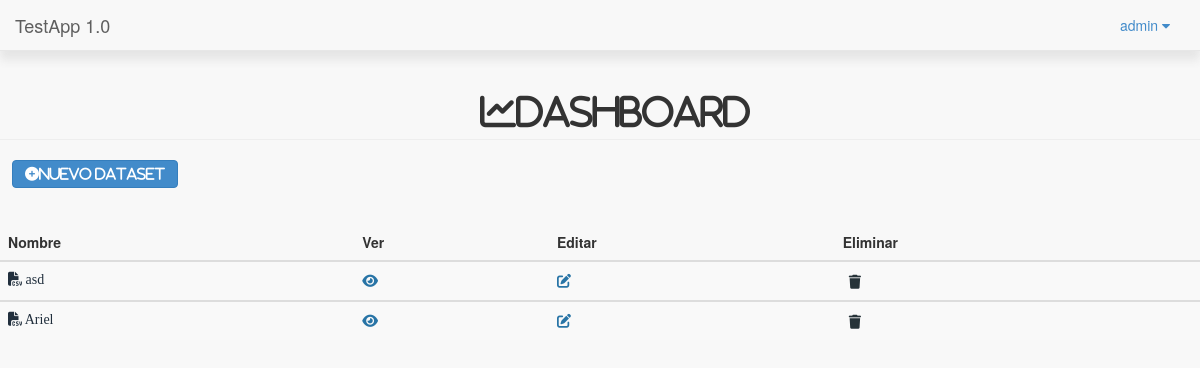
The app's page / (signed in), older data.
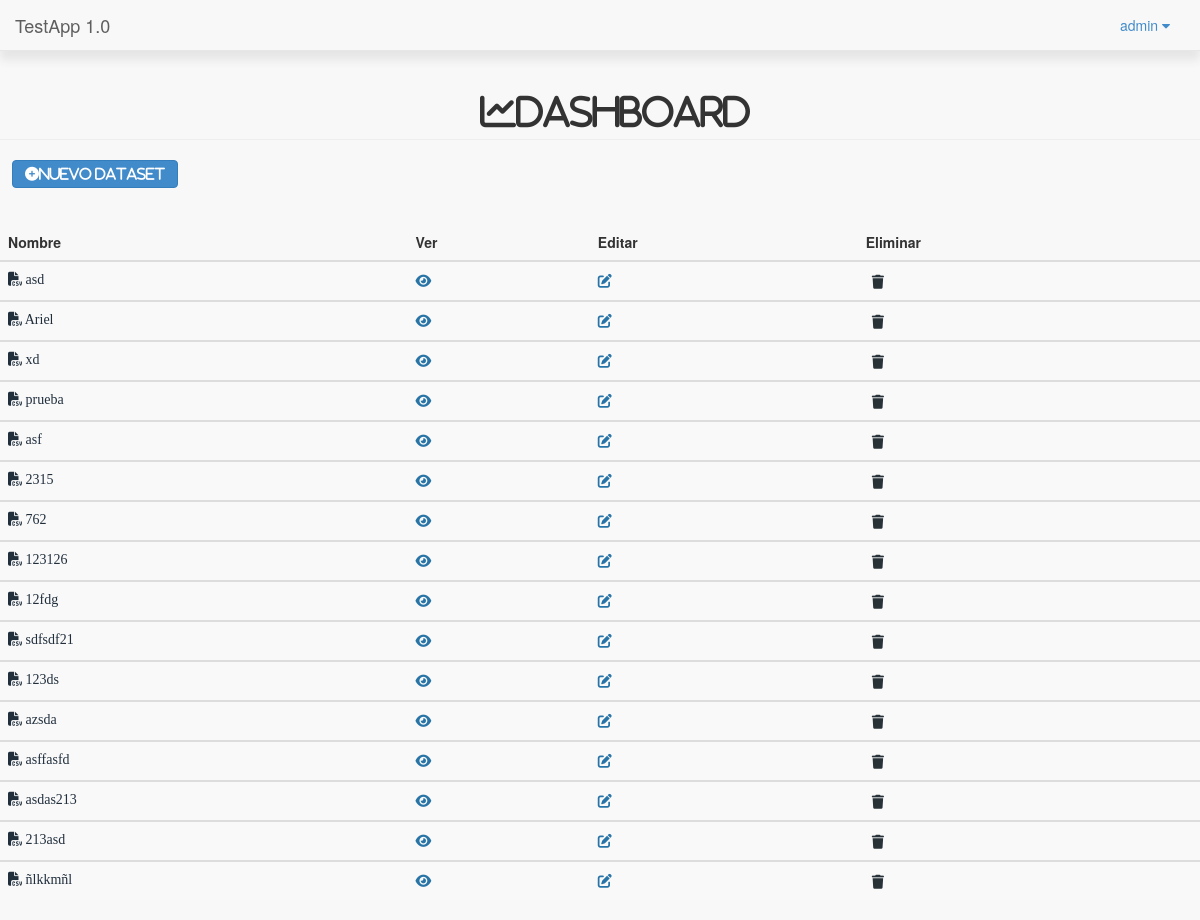
The same page, newer data.
### inicio/models.py (models this page shows, shortened)
class Modelo(models.Model):
    Usuario = models.ForeignKey(User, on_delete=models.CASCADE)
    Nombre = models.CharField(max_length=100)
    uploadedFile = models.FileField(upload_to = "UploadedFiles/")
    Hijos = models.ForeignKey("self", on_delete=models.SET_NULL, null=True)
    Publico = models.BooleanField(default=False)

### inicio/views.py (the view)
# urls.py: path('', views.Index.as_view(), name='Index'),
class Index(LoginRequiredMixin, generic.TemplateView):
    template_name = "index.html"
    login_url = "login"
    def get_context_data(self, **kwargs):
        context = super().get_context_data(**kwargs)
        current_user = self.request.user
        context['list'] = Modelo.objects.filter(Usuario=current_user)
        return context

### Templates/index.html (shortened to what this page needs)
{%extends "blank.html"%}
{% block Header %}<i class=" dashboard fas fa-chart-line">Dashboard</i>{% endblock Header %}
{% block content %}
  {% if list %}
  <div class="crear-tabla" class="lg">
  <a class="btn btn-primary fas fa-plus-circle" href="{%url 'Upload'%}" role="button">Nuevo Dataset</a>
  </div>
<div class="tabla">
  <table class="table table-success table-striped">
    <thead>
      <tr>
        <th scope="col">Nombre</th>
        <th scope="col">Ver</th>
        <th scope="col">Editar</th>
        <th scope="col">Eliminar</th>
     </tr>
    </thead>
    {% for file in list %}
    <tbody>
     <tr>
       <td class="nombre_letra"><i class="fas fa-file-csv"></i>{{" "}}{{file.Nombre}}</td><td><a class="ver fas fa-eye" href="{% url 'Detail' file.id %}"></a></td>
       <td><a class="editar fas fa-edit" href="#"></a></td>
       <td><button class="eliminar-modal" type="button" data-toggle="modal" data-target="#modal-eliminar{{file.id}}">
        <a class="eliminar fas fa-trash" href="#"></a>
      </button></td>
     </tr>
    </tbody>
    {% endfor %}
    </table>
  </div>
 {% endif %}
{% endblock content %}

### Templates/blank.html (shortened to what this page needs)
{% load static%}
<!DOCTYPE html>
<html>
<head>
    <link href="{% static 'css/bootstrap.min.css'%}" rel="stylesheet">
    <link href="{% static 'css/estilos.css'%}" rel="stylesheet">
    <link href="{% static 'font-awesome/css/font-awesome.css'%}" rel="stylesheet">
    <link href= "{% static 'css/sb-admin.css'%}" rel="stylesheet">
</head>
<body>
    <div id="wrapper">
        {% block navbar %}
        <nav class="sombra-navbar navbar navbar-default navbar-fixed-top" role="navigation" style="margin-bottom: 0">
            <div class="navbar-header">
                <a class="navbar-brand" href="{% url 'Index' %}">TestApp 1.0</a>
            </div>
            <ul class="nav navbar-top-links navbar-right">
              {% if user.is_authenticated %}
                <li class="dropdown">
                    <a class="dropdown-toggle" data-toggle="dropdown" href="#">
                        {{user.username}}  <i class="fa fa-caret-down"></i>
                    </a>
                </li>
                {% endif %}
            </ul>
        </nav>
        {% endblock navbar %}
        {% block margin %}
            <div class="row">
                <div class="col-lg-12">
                    <h1 class="page-header">{% block Header %}Blank{% endblock Header %}</h1>
                </div>
            </div>
            {% block content %}
            {% endblock content %}
        {% endblock margin %}
    </div>
    <link rel="stylesheet" type="text/css" href="{% static 'js/DataTables/datatables.min.css'%}">
</body>
</html>

### StaticFiles/css/estilos.css (style rules this page uses)
.crear-tabla { display:inline-block; padding-left: 1%; }
.tabla { margin-top: 3%; }
.ver { text-decoration: none; color:#2874A6; }
.editar { text-decoration: none; color:#2874A6; }
.eliminar { text-decoration: none; color:#263238; }
.nombre_letra { font-family: 'Bitter', serif; color:#212F3D ; }
.dashboard { padding-left: 40%; }
.sombra-navbar { box-shadow: 0 0.9rem 0.9rem #e5e5e5; }
.eliminar-modal { background-color: transparent; border-radius: 0%; border: none; }

### StaticFiles/css/sb-admin.css (style rules this page uses)
body { padding-top: 100px; background-color: #f8f8f8; }
@media (min-width:768px) { body { padding-top: 50px; } }
#wrapper { width: 100%; }
.navbar-top-links li { display: inline-block; }
.navbar-top-links li:last-child { margin-right: 15px; }
.navbar-top-links li a { padding: 15px; min-height: 50px; }

Row changes from the older to the newer data that the page shows:
added Modelo: Nombre "xd"
added Modelo: Nombre "prueba"
added Modelo: Nombre "asf"
added Modelo: Nombre "2315"
added Modelo: Nombre "762"
added Modelo: Nombre "123126"
added Modelo: Nombre "12fdg"
added Modelo: Nombre "sdfsdf21"
added Modelo: Nombre "123ds"
added Modelo: Nombre "azsda"
added Modelo: Nombre "asffasfd"
added Modelo: Nombre "asdas213"
added Modelo: Nombre "213asd"
added Modelo: Nombre "ñlkkmñl"
